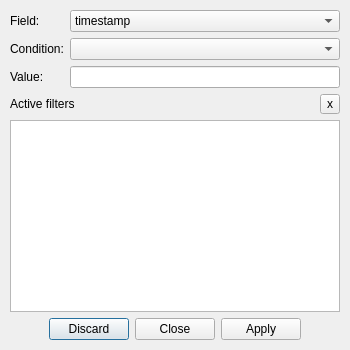
<?xml version="1.0" encoding="UTF-8"?>
<ui version="4.0">
  <class>SettingsDialog</class>
  <widget class="QDialog" name="SettingsDialog">
    <property name="sizePolicy">
      <sizepolicy hsizetype="Fixed" vsizetype="Fixed">
        <horstretch>0</horstretch>
        <verstretch>0</verstretch>
      </sizepolicy>
    </property>
    <property name="minimumSize">
      <size>
        <width>350</width>
        <height>350</height>
      </size>
    </property>
    <property name="maximumSize">
      <size>
        <width>350</width>
        <height>350</height>
      </size>
    </property>
    <property name="windowTitle">
      <string>Message Filters</string>
    </property>
    <layout class="QVBoxLayout" name="verticalLayout">
      <property name="leftMargin">
        <number>10</number>
      </property>
      <property name="topMargin">
        <number>10</number>
      </property>
      <property name="rightMargin">
        <number>10</number>
      </property>
      <property name="bottomMargin">
        <number>10</number>
      </property>
      <item>
        <widget class="QFrame" name="frame">
          <property name="frameShape">
            <enum>QFrame::NoFrame</enum>
          </property>
          <property name="frameShadow">
            <enum>QFrame::Plain</enum>
          </property>
          <layout class="QVBoxLayout" name="verticalLayout_2">
            <property name="leftMargin">
              <number>0</number>
            </property>
            <property name="topMargin">
              <number>0</number>
            </property>
            <property name="rightMargin">
              <number>0</number>
            </property>
            <property name="bottomMargin">
              <number>0</number>
            </property>
            <item>
              <layout class="QGridLayout" name="gridLayout">
                <item row="1" column="0">
                  <widget class="QLabel" name="label_3">
                    <property name="text">
                      <string>Condition:</string>
                    </property>
                  </widget>
                </item>
                <item row="0" column="0">
                  <widget class="QLabel" name="label">
                    <property name="text">
                      <string>Field:</string>
                    </property>
                  </widget>
                </item>
                <item row="0" column="2">
                  <widget class="HComboBox" name="cmb_filter_field">
                    <property name="sizePolicy">
                      <sizepolicy hsizetype="Expanding" vsizetype="Fixed">
                        <horstretch>0</horstretch>
                        <verstretch>0</verstretch>
                      </sizepolicy>
                    </property>
                    <property name="styleSheet">
                      <string notr="true">combobox-popup: 0;</string>
                    </property>
                    <property name="maxVisibleItems">
                      <number>20</number>
                    </property>
                    <property name="sizeAdjustPolicy">
                      <enum>QComboBox::AdjustToContents</enum>
                    </property>
                    <item>
                      <property name="text">
                        <string>timestamp</string>
                      </property>
                    </item>
                    <item>
                      <property name="text">
                        <string>topic</string>
                      </property>
                    </item>
                    <item>
                      <property name="text">
                        <string>partition</string>
                      </property>
                    </item>
                    <item>
                      <property name="text">
                        <string>offset</string>
                      </property>
                    </item>
                    <item>
                      <property name="text">
                        <string>value</string>
                      </property>
                    </item>
                  </widget>
                </item>
                <item row="2" column="0">
                  <widget class="QLabel" name="label_2">
                    <property name="text">
                      <string>Value:</string>
                    </property>
                  </widget>
                </item>
                <item row="1" column="2">
                  <widget class="HComboBox" name="cmb_filter_condition">
                    <property name="sizePolicy">
                      <sizepolicy hsizetype="Expanding" vsizetype="Fixed">
                        <horstretch>0</horstretch>
                        <verstretch>0</verstretch>
                      </sizepolicy>
                    </property>
                    <property name="styleSheet">
                      <string notr="true">combobox-popup: 0;</string>
                    </property>
                    <property name="maxVisibleItems">
                      <number>20</number>
                    </property>
                    <property name="sizeAdjustPolicy">
                      <enum>QComboBox::AdjustToContents</enum>
                    </property>
                  </widget>
                </item>
                <item row="2" column="2">
                  <widget class="QLineEdit" name="le_filter_value"/>
                </item>
              </layout>
            </item>
          </layout>
        </widget>
      </item>
      <item>
        <layout class="QHBoxLayout" name="horizontalLayout_2">
          <item>
            <widget class="QLabel" name="label_4">
              <property name="text">
                <string>Active filters</string>
              </property>
            </widget>
          </item>
          <item>
            <widget class="QToolButton" name="tbtn_clear_filters">
              <property name="minimumSize">
                <size>
                  <width>20</width>
                  <height>20</height>
                </size>
              </property>
              <property name="maximumSize">
                <size>
                  <width>20</width>
                  <height>20</height>
                </size>
              </property>
              <property name="toolTip">
                <string>Clear all active filters</string>
              </property>
              <property name="text">
                <string>x</string>
              </property>
              <property name="iconSize">
                <size>
                  <width>24</width>
                  <height>24</height>
                </size>
              </property>
            </widget>
          </item>
        </layout>
      </item>
      <item>
        <widget class="HListWidget" name="lst_filters">
          <property name="toolTip">
            <string>List of currently applied filters</string>
          </property>
          <property name="editTriggers">
            <set>QAbstractItemView::NoEditTriggers</set>
          </property>
          <property name="showDropIndicator" stdset="0">
            <bool>false</bool>
          </property>
          <property name="uniformItemSizes">
            <bool>true</bool>
          </property>
        </widget>
      </item>
      <item alignment="Qt::AlignHCenter">
        <widget class="QDialogButtonBox" name="btn_box">
          <property name="orientation">
            <enum>Qt::Horizontal</enum>
          </property>
          <property name="standardButtons">
            <set>QDialogButtonBox::Apply|QDialogButtonBox::Close|QDialogButtonBox::Discard</set>
          </property>
          <property name="centerButtons">
            <bool>true</bool>
          </property>
        </widget>
      </item>
    </layout>
  </widget>
  <customwidgets>
    <customwidget>
      <class>HComboBox</class>
      <extends>QComboBox</extends>
      <header>hspylib.modules.qt.promotions.hcombobox</header>
    </customwidget>
    <customwidget>
      <class>HListWidget</class>
      <extends>QListWidget</extends>
      <header>hspylib.modules.qt.promotions.hlistwidget</header>
    </customwidget>
  </customwidgets>
  <resources/>
  <connections>
    <connection>
      <sender>btn_box</sender>
      <signal>accepted()</signal>
      <receiver>SettingsDialog</receiver>
      <slot>accept()</slot>
      <hints>
        <hint type="sourcelabel">
          <x>238</x>
          <y>347</y>
        </hint>
        <hint type="destinationlabel">
          <x>157</x>
          <y>149</y>
        </hint>
      </hints>
    </connection>
    <connection>
      <sender>btn_box</sender>
      <signal>rejected()</signal>
      <receiver>SettingsDialog</receiver>
      <slot>reject()</slot>
      <hints>
        <hint type="sourcelabel">
          <x>238</x>
          <y>347</y>
        </hint>
        <hint type="destinationlabel">
          <x>286</x>
          <y>149</y>
        </hint>
      </hints>
    </connection>
  </connections>
</ui>
